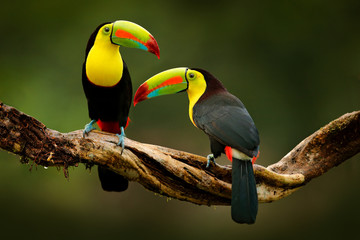
#> input picture data/bird_01.jpg, 360 x 240 px, found by its file name
$ python Crop_Image.py
#> lines starting #> are read from the running program, lines starting #| are printed output that depends on the picture
import cv2 as cv
import os

#Reading the RawImage, before Cropping
raw_Image = cv.imread(os.path.join('.','data','bird_01.jpg'))
#> raw_Image is the input picture: shape (240, 360, 3); mean B, G, R 22.6, 61, 62.8
print(raw_Image.shape)
#| (240, 360, 3)

#Crop the RawImage, After Cropping, syntax image[rowStart:rowEnd,colStart:colEnd],[height,width]
cropped_Image = raw_Image[100:200,200:280]
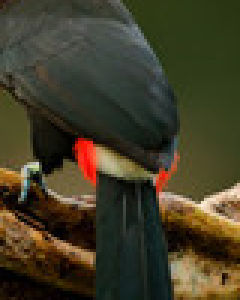
#> cropped_Image: shape (100, 80, 3) (shown 3 times larger); mean B, G, R 39.6, 61.2, 66.4
print(cropped_Image.shape)
#| (100, 80, 3)

#Visualize the Image
cv.imshow('RawImage',raw_Image)
cv.imshow('croppedImage',cropped_Image)
cv.waitKey(0)

$ run again, with data/bird_02.jpg copied over data/bird_01.jpg
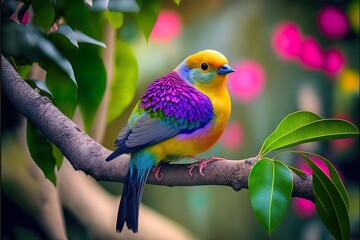
#> input picture data/bird_02.jpg, 360 x 240 px, found by its file name
#> raw_Image is the input picture: shape (240, 360, 3); mean B, G, R 71.5, 89, 92.3
#| (240, 360, 3)
#> `cropped_Image = raw_Image[100:200,200:280]`:
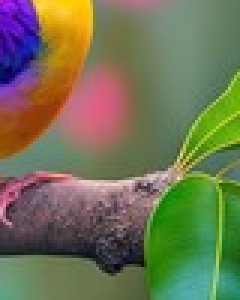
#> cropped_Image: shape (100, 80, 3) (shown 3 times larger); mean B, G, R 83.5, 115.4, 112.4
#| (100, 80, 3)

$ run again, with data/bear_01.jpg copied over data/bird_01.jpg
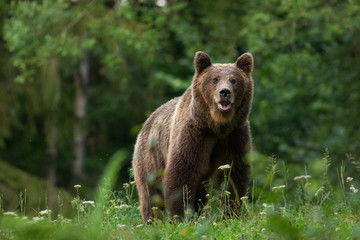
#> input picture data/bear_01.jpg, 360 x 240 px, found by its file name
#> raw_Image is the input picture: shape (240, 360, 3); mean B, G, R 44, 81.9, 67.3
#| (240, 360, 3)
#> `cropped_Image = raw_Image[100:200,200:280]`:
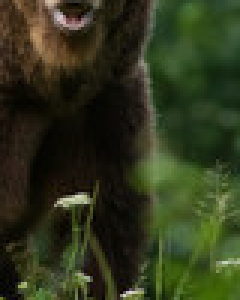
#> cropped_Image: shape (100, 80, 3) (shown 3 times larger); mean B, G, R 27.9, 53.8, 47.5
#| (100, 80, 3)
